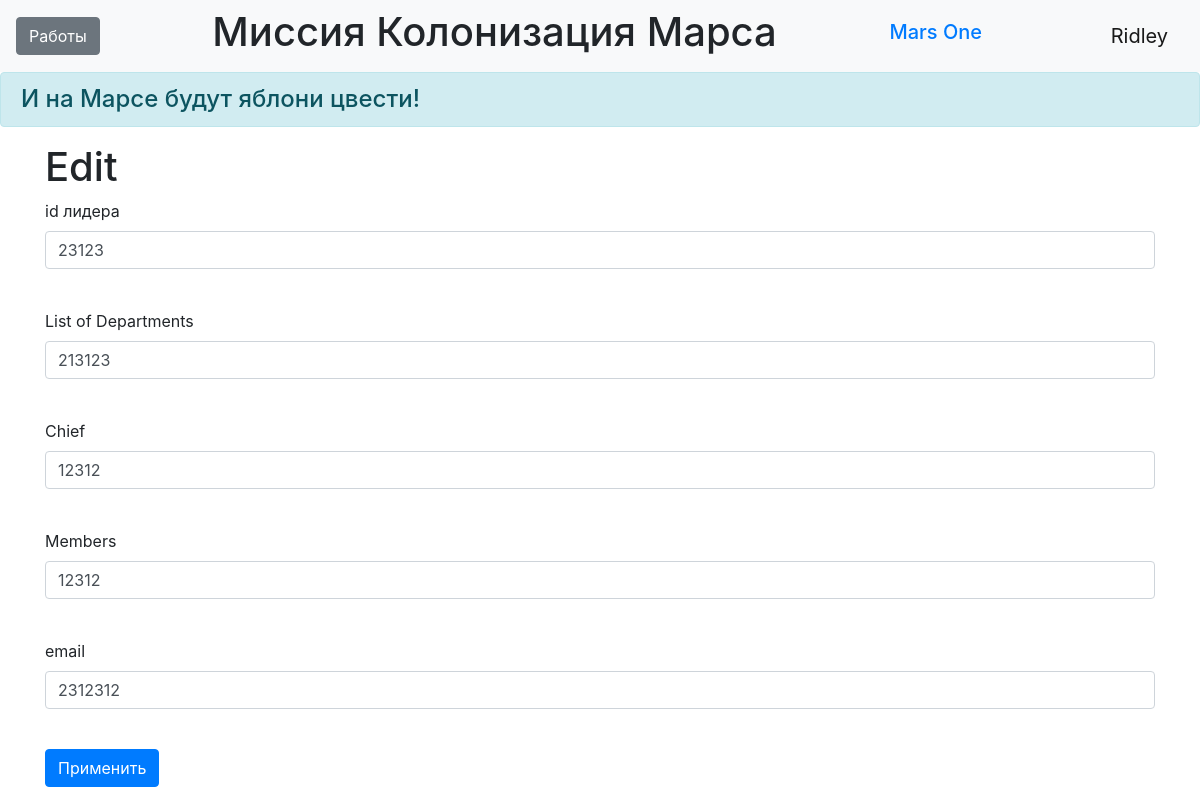
Screenshot of /depart_edit/1 (signed in) with the database file from the repository.
### mars/data/users.py (models this page shows, shortened)
class User(SqlAlchemyBase, UserMixin):
    __tablename__ = 'users'
    id = sqlalchemy.Column(sqlalchemy.Integer,
                           primary_key=True, autoincrement=True)
    surname = sqlalchemy.Column(sqlalchemy.String, nullable=True)
    name = sqlalchemy.Column(sqlalchemy.String, nullable=True)
    age = sqlalchemy.Column(sqlalchemy.Integer, nullable=True)
    position = sqlalchemy.Column(sqlalchemy.String, nullable=True)
    speciality = sqlalchemy.Column(sqlalchemy.String, nullable=True)
    address = sqlalchemy.Column(sqlalchemy.String, nullable=True)
    email = sqlalchemy.Column(sqlalchemy.String,
                              index=True, unique=True, nullable=True)
    hashed_password = sqlalchemy.Column(sqlalchemy.String, nullable=True)
    modified_date = sqlalchemy.Column(sqlalchemy.DateTime,
                                      default=datetime.datetime.now)
    jobs = orm.relationship('Jobs', back_populates='user')

### mars/data/department.py (models this page shows)
class Depart(SqlAlchemyBase):
    __tablename__ = 'departments'
    id = sqlalchemy.Column(sqlalchemy.Integer,
                           primary_key=True, autoincrement=True)
    team_leader = sqlalchemy.Column(sqlalchemy.Integer,
                                    sqlalchemy.ForeignKey("users.id"))
    title = sqlalchemy.Column(sqlalchemy.String, nullable=True)
    chief = sqlalchemy.Column(sqlalchemy.String, nullable=True)
    members = sqlalchemy.Column(sqlalchemy.String, nullable=True)
    email = sqlalchemy.Column(sqlalchemy.String, default=True)
    start_date = sqlalchemy.Column(sqlalchemy.DateTime,
                                   default=datetime.datetime.now)
    end_date = sqlalchemy.Column(sqlalchemy.DateTime,
                                 default=datetime.datetime.now)
    user = orm.relationship('User')

### mars/main.py (the view, shortened to what this page needs)
@app.route('/depart_edit/<int:id>', methods=['GET', 'POST'])
@login_required
def depart_edit(id):
    form = DepartForm()
    if request.method == "GET":
        db_sess = db_session.create_session()
        work = db_sess.query(Depart).filter(Depart.id == id,
                                          (Depart.team_leader == current_user.id) | (current_user.id == 1)
                                          ).first()
        if work:
            form.team_leader.data = work.team_leader
            form.title.data = work.title
            form.chief.data = work.chief
            form.members.data = work.members
            form.email.data = work.email
        else:
            abort(404)
    return render_template('edit_depart.html',
                           title='Редактирование работы',
                           form=form
                           )

### mars/data/depart_forms.py
class DepartForm(FlaskForm):
    team_leader = IntegerField('id лидера', validators=[DataRequired()])
    title = StringField('List of Departments', validators=[DataRequired()])
    chief = StringField('Chief', validators=[DataRequired()])
    members = StringField('Members', validators=[DataRequired()])
    email = StringField("email", validators=[DataRequired()])
    submit = SubmitField('Применить')

### mars/data/db_session.py (called while the page is built)
def create_session() -> Session:
    global __factory
    return __factory()

### mars/main.py (called while the page is built)
@login_manager.user_loader
def load_user(user_id):
    db_sess = db_session.create_session()
    return db_sess.query(User).get(user_id)

### mars/templates/edit_depart.html (shortened to what this page needs)
{% extends "base.html" %}
{% block content %}
<h1>Edit</h1>
<form action="" method="post">
    <p>
        {{ form.team_leader.label }}<br>
        {{ form.team_leader(class="form-control") }}<br>
    </p>
    <p>
        {{ form.title.label }}<br>
        {{ form.title(class="form-control") }}<br>
    </p>
    <p>
        {{ form.chief.label }}<br>
        {{ form.chief(class="form-control") }}<br>
    </p>
    <p>
        {{ form.members.label }}<br>
        {{ form.members(class="form-control") }}<br>
    </p>
     <p>
        {{ form.email.label }}<br>
        {{ form.email(class="form-control") }}<br>
    </p>
    <p>{{ form.submit(type="submit", class="btn btn-primary") }}</p>
</form>
{% endblock %}

### mars/templates/base.html (shortened to what this page needs)
<!doctype html>
<html lang="en">
<head>
    <link rel="stylesheet"
          href="https://stackpath.bootstrapcdn.com/bootstrap/4.4.1/css/bootstrap.min.css"
>
    <link rel="stylesheet" type="text/css" href="../static/css/style.css" />
</head>
<body>
<header>
    <nav class="navbar navbar-light bg-light">
        {% if current_user.is_authenticated %}
        <a href="jobs" class="btn btn-secondary">Работы</a>
    {% endif %}
        <h1 class="muted-text">Миссия Колонизация Марса</h1>
        <h1 class="navbar-brand"><a href="#">Mars One</a></h1>
        {% if current_user.is_authenticated %}
    <a class="navbar-brand" href="/logout">{{ current_user.name }}</a>
{% else %}
    <p>
        <a class="btn btn-primary " href="/register">Зарегистрироваться</a>
        <a class="btn btn-success" href="/login">Войти</a>
    </p>
{% endif %}
    </nav>
    <h4 class="alert alert-info">И на Марсе будут яблони цвести!</h4>
</header>
<main role="main" class="container">
    {% block content %}{% endblock %}
</main>
</body>
</html>

### rows the page displays
User: name "Ridley"
Depart: team_leader "23123", title "213123", chief "12312", members "12312", email "2312312"
